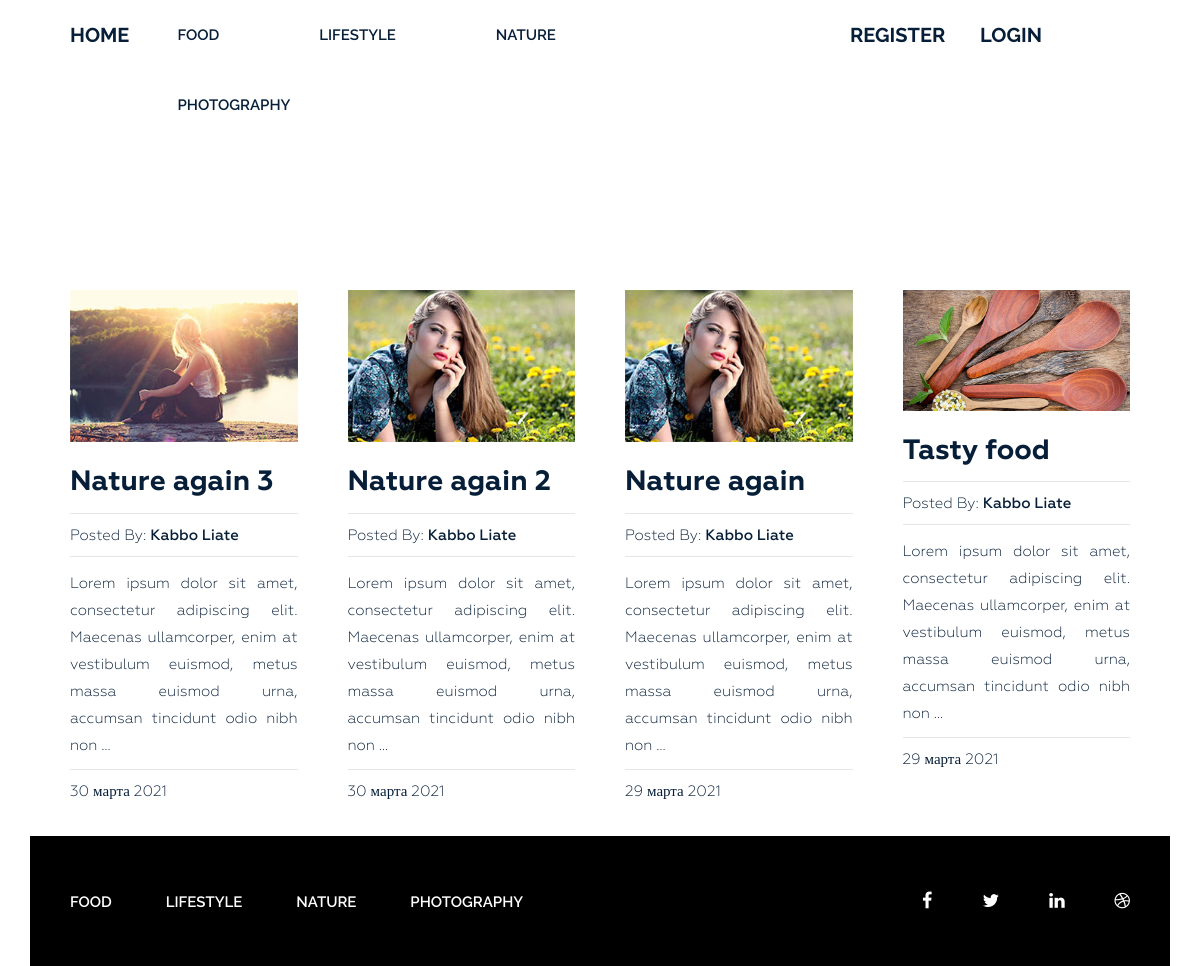
The app's page /tag/coffee/, older data.
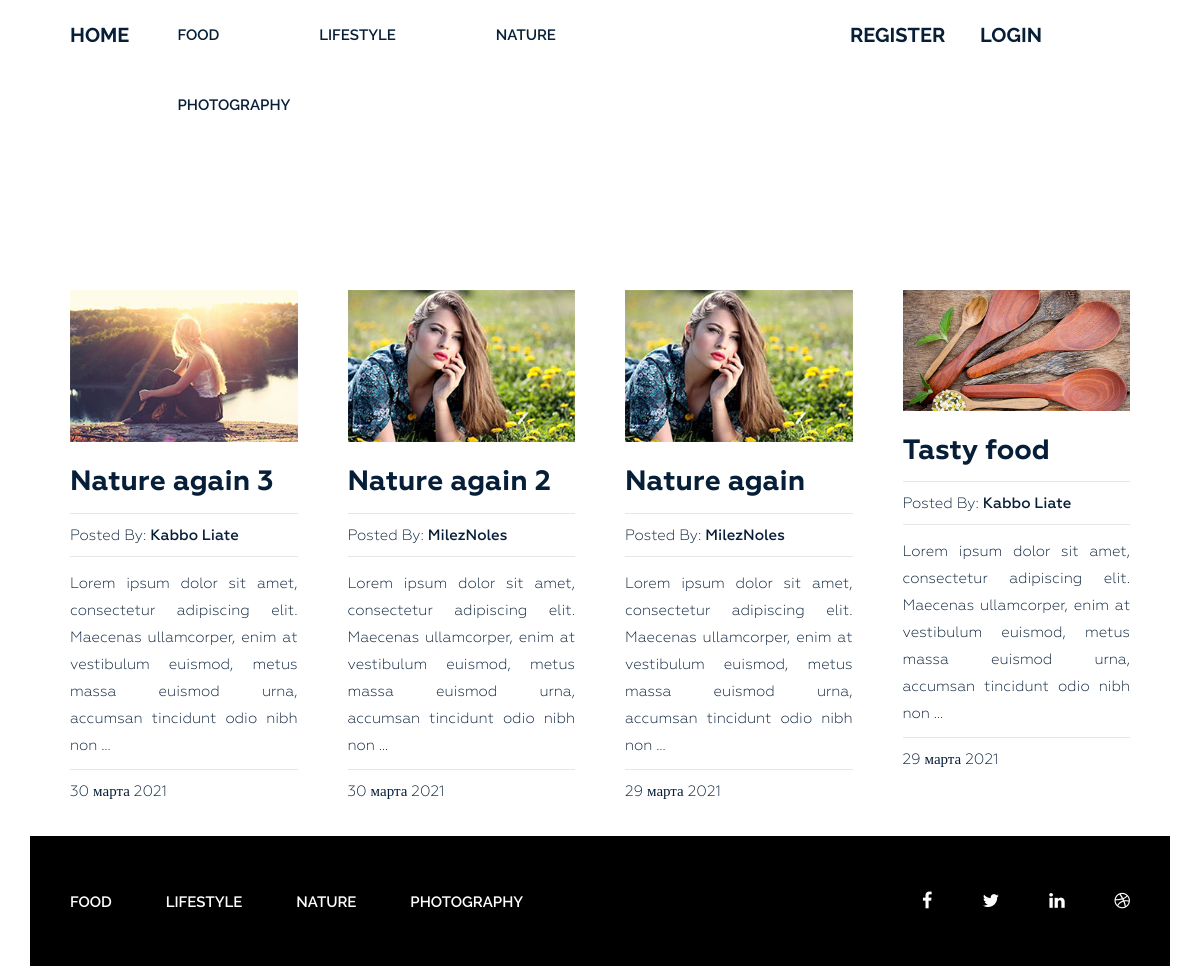
The same page, newer data.
### blog/models.py (models this page shows, shortened)
class Post(models.Model):
    title = models.CharField(max_length=255, verbose_name="Title",)
    slug = models.SlugField(max_length=255, verbose_name="Url", unique=True)
    author = models.CharField(max_length=100, verbose_name="Author", )
    content = models.TextField(verbose_name="Content",blank=True,)
    created_at = models.DateTimeField(auto_now_add=True, verbose_name="Creation date", )
    photo = models.ImageField(upload_to="photos/%Y/%m/%d/", blank=True, verbose_name="Photo", )
    views = models.IntegerField(default=0, verbose_name="Views", )
    category = models.ForeignKey(Category, on_delete=models.PROTECT,related_name="posts", verbose_name="Category", )
    tags  = models.ManyToManyField(Tag, blank=True, related_name="posts", verbose_name="Tag",)
    is_main = models.BooleanField(default=False, verbose_name="On main?")
    def get_absolute_url(self):  # для ссылок
        return reverse_lazy("post", kwargs={"slug": self.slug, })
    class Meta:
        verbose_name = "Post"
        verbose_name_plural = "Posts"
        ordering = ["-created_at"]

### blog/views.py (the view)
# urls.py: path('tag/<str:slug>/', PostsByTag.as_view(), name="tag"),
class PostsByTag(ListView):
    template_name = "blog/category.html"
    context_object_name = "posts"
    paginate_by = 4
    allow_empty = False
    def get_queryset(self):
        return Post.objects.filter(tags__slug=self.kwargs["slug"])
    def get_context_data(self, *, object_list=None, **kwargs):
        context = super().get_context_data(**kwargs)
        context["title"] ="All posts by tag: " + str(Tag.objects.get(slug=self.kwargs["slug"]))
        return context

### blog/models.py (called while the page is built)
    def get_absolute_url(self):  # для ссылок
        return reverse_lazy("category", kwargs={"slug": self.slug, })

    def __str__(self):
        return self.title

### blog/templatetags/menu.py (called while the page is built)
@register.inclusion_tag("blog/menu_tpl.html")
def show_menu(menu_class='menu'):
    categories = Category.objects.all()            # обращаемся в кэш, если там нет ничего то заполняем на 500сек
    return {"categories": categories, "menu_class": menu_class }

### blog/templates/blog/category.html (shortened to what this page needs)
{% extends "base.html" %}
{% load static %}
{% block content %}
<section class="blog-post-area">
    <div class="container">
        <div class="row">
            <div class="blog-post-area-style">
                {% for p in posts %}
                <div class="col-md-3">
                    <div class="single-post">
                        {% if p.photo %}
                        <img src="{{ p.photo.url }}" alt="{{p.title}}">
                        {% else %}
                        <img src="https://picsum.photos/id/443/300/201?grayscale" alt="{{p.title}}">
                        {% endif %}
                        <h3><a href="{{ p.get_absolute_url }}">{{p.title}}</a></h3>
                        <h4><span>Posted By: <span class="author-name">{{p.author}}</span></span>
                        </h4>
                        {{p.content | truncatewords_html:23 | safe }}
                        <h4><span>{{ p.created_at | date:"j E Y" }}</span></h4>
                    </div>
                </div>
                {% endfor %}
            </div>
        </div>
    </div>
    {%include "inc/_pagination.html"%}
</section>
{% endblock %}

Row changes from the older to the newer data that the page shows:
changed Post "Nature again 2": author "Kabbo Liate" → "MilezNoles"
changed Post "Nature again": author "Kabbo Liate" → "MilezNoles"
